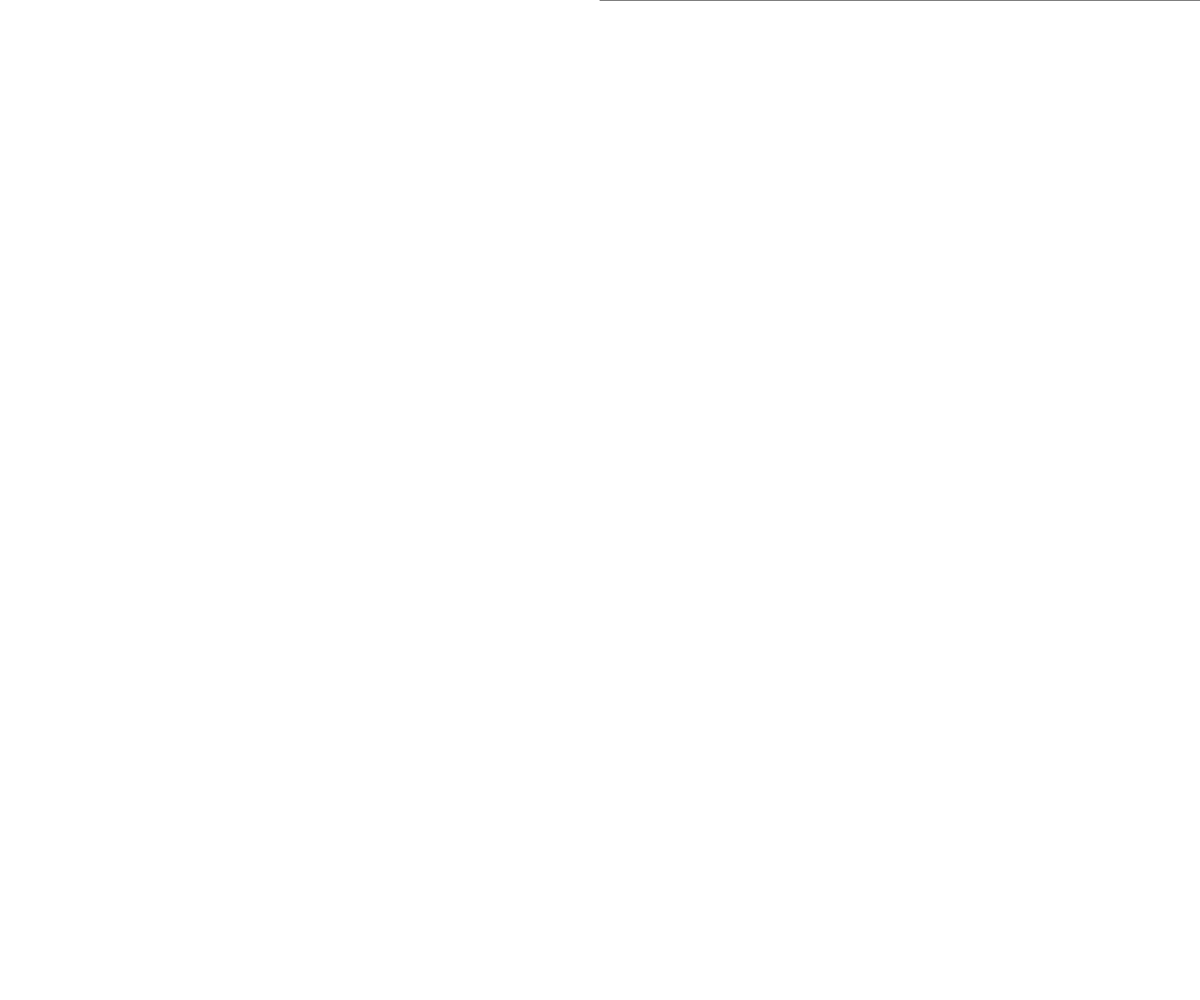
Frame 1 (no input)
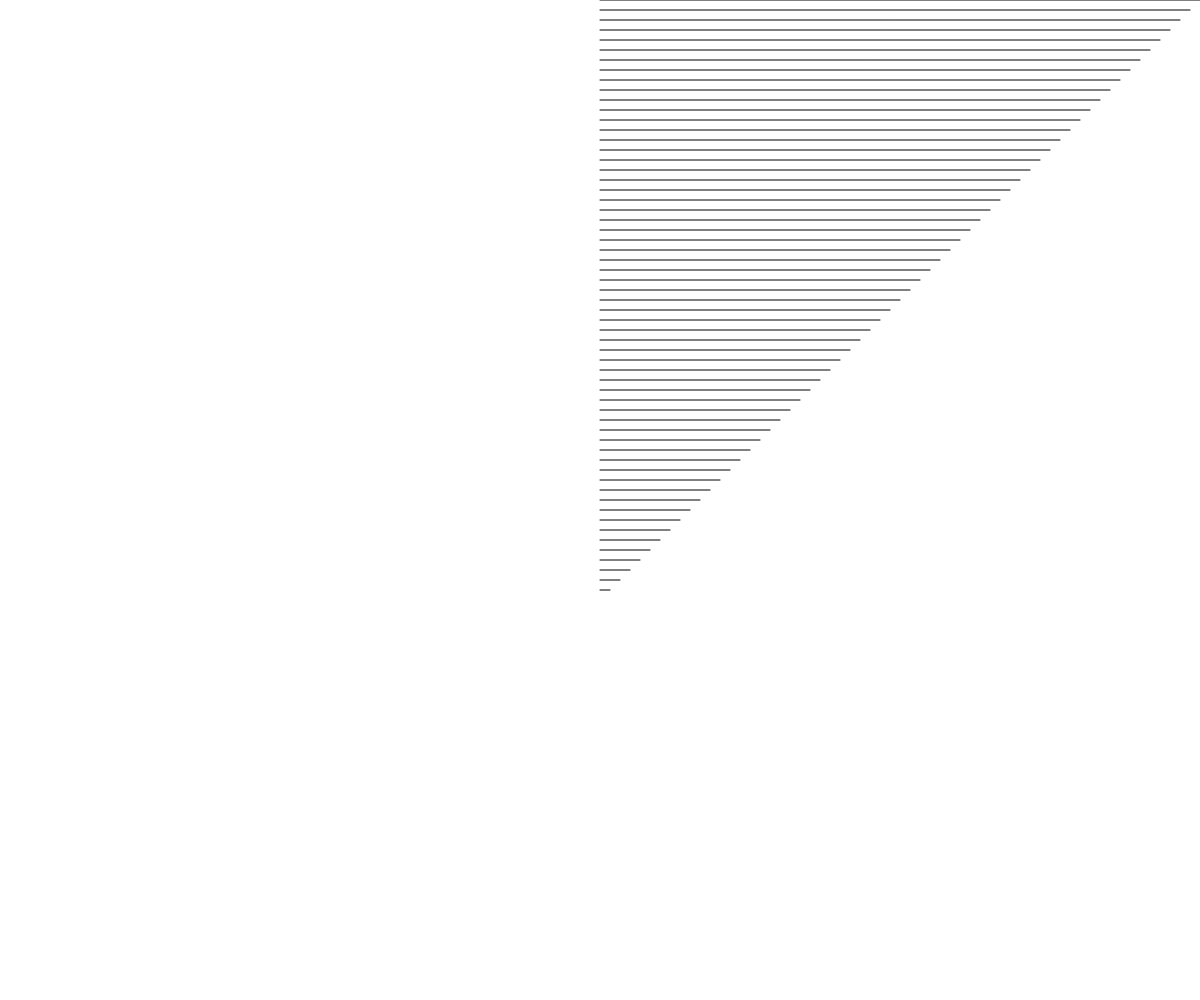
Frame 60 (no input)
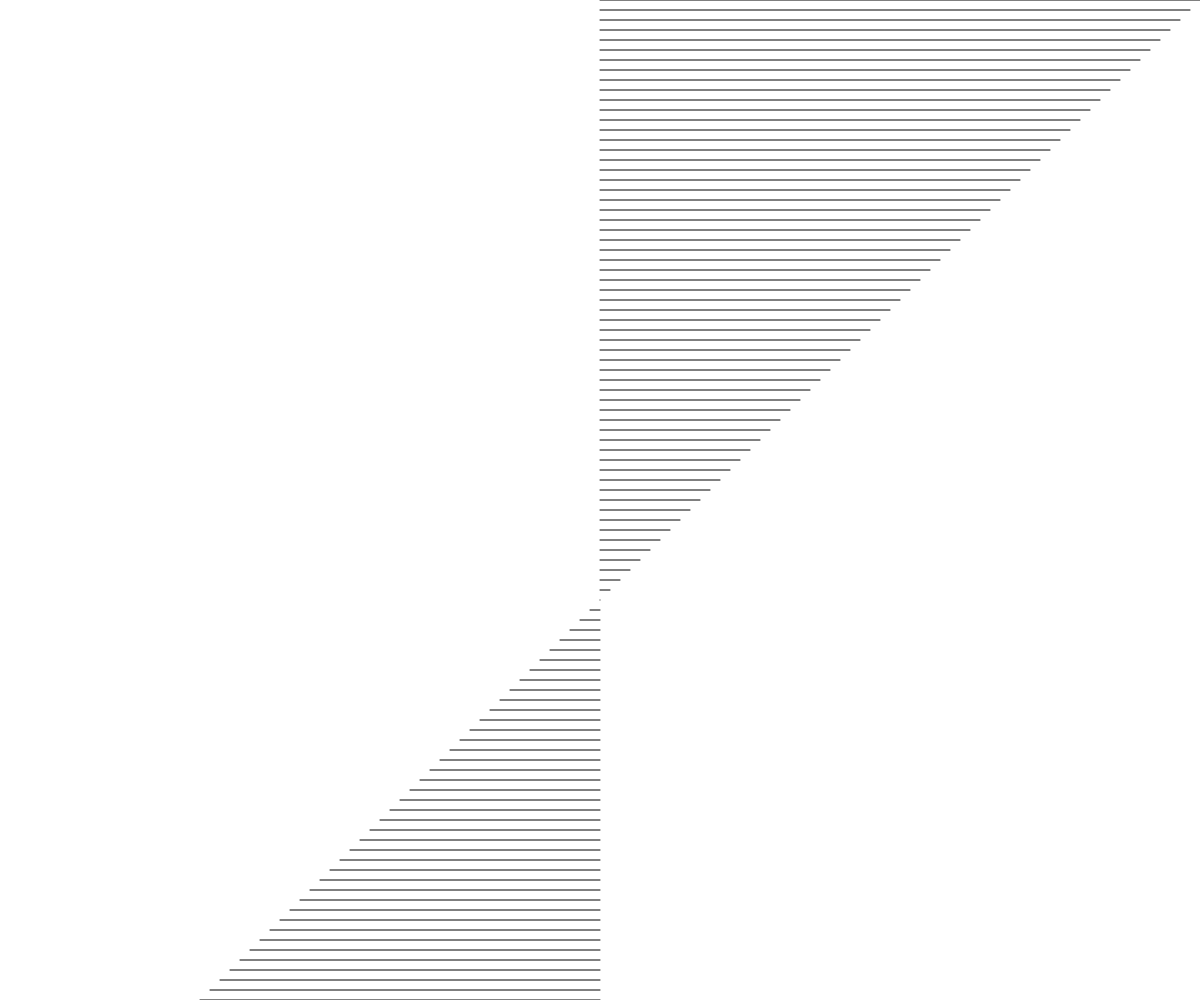
Frame 120 (the mouse pressed at the canvas centre since frame 60)

The p5.js sketch that drew these frames (run headless with seeded random() and noise() and a simulated clock; from frame 60 on, the mouse is pressed at the canvas centre):

// p5.js sketch
// ── sketch.js
// var iWidth = 0;
var iHeight = 0;
var x = 0;
var y = 0;



function setup() {
  createCanvas(windowWidth, windowHeight)
  iWidth = windowWidth / 2;
  // iHeight = windowHeight / 2;
}

function draw() {


  // line(iWidth, 0, iWidth*2, iHeight);


  if (iWidth * 2 - x > 0) {
    line(iWidth, y, iWidth * 2 - x, y);
    // iWidth-=10;
    x = x + 10;
    y = y + 10;

  } else {
    // line(iWidth, y, iWidth - x, y);
    // stroke('blue');
    // y = y + 10;
    // x = x + 10;


  }





}

function windowResized() {
  resizeCanvas(windowWidth, windowHeight);

}
